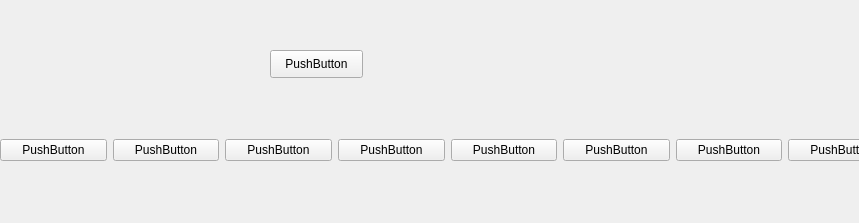
<?xml version="1.0" encoding="UTF-8"?>
<ui version="4.0">
 <class>Form</class>
 <widget class="QWidget" name="Form">
  <property name="geometry">
   <rect>
    <x>0</x>
    <y>0</y>
    <width>859</width>
    <height>223</height>
   </rect>
  </property>
  <property name="windowTitle">
   <string>Form</string>
  </property>
  <widget class="QWidget" name="horizontalLayoutWidget">
   <property name="geometry">
    <rect>
     <x>0</x>
     <y>110</y>
     <width>895</width>
     <height>80</height>
    </rect>
   </property>
   <layout class="QHBoxLayout" name="horizontalLayout">
    <item>
     <widget class="QPushButton" name="pushButton_1">
      <property name="text">
       <string>PushButton</string>
      </property>
     </widget>
    </item>
    <item>
     <widget class="QPushButton" name="pushButton_7">
      <property name="text">
       <string>PushButton</string>
      </property>
     </widget>
    </item>
    <item>
     <widget class="QPushButton" name="pushButton_4">
      <property name="text">
       <string>PushButton</string>
      </property>
     </widget>
    </item>
    <item>
     <widget class="QPushButton" name="pushButton_3">
      <property name="text">
       <string>PushButton</string>
      </property>
     </widget>
    </item>
    <item>
     <widget class="QPushButton" name="pushButton_6">
      <property name="text">
       <string>PushButton</string>
      </property>
     </widget>
    </item>
    <item>
     <widget class="QPushButton" name="pushButton_5">
      <property name="text">
       <string>PushButton</string>
      </property>
     </widget>
    </item>
    <item>
     <widget class="QPushButton" name="pushButton_2">
      <property name="text">
       <string>PushButton</string>
      </property>
     </widget>
    </item>
    <item>
     <widget class="QPushButton" name="pushButton_8">
      <property name="text">
       <string>PushButton</string>
      </property>
     </widget>
    </item>
   </layout>
  </widget>
  <widget class="QPushButton" name="pushButton">
   <property name="geometry">
    <rect>
     <x>270</x>
     <y>50</y>
     <width>93</width>
     <height>28</height>
    </rect>
   </property>
   <property name="text">
    <string>PushButton</string>
   </property>
  </widget>
 </widget>
 <resources/>
 <connections/>
</ui>
